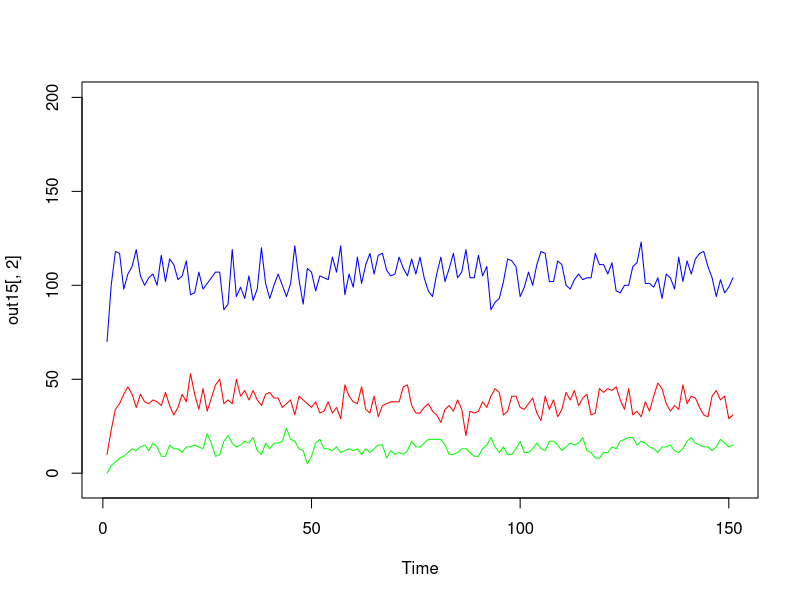
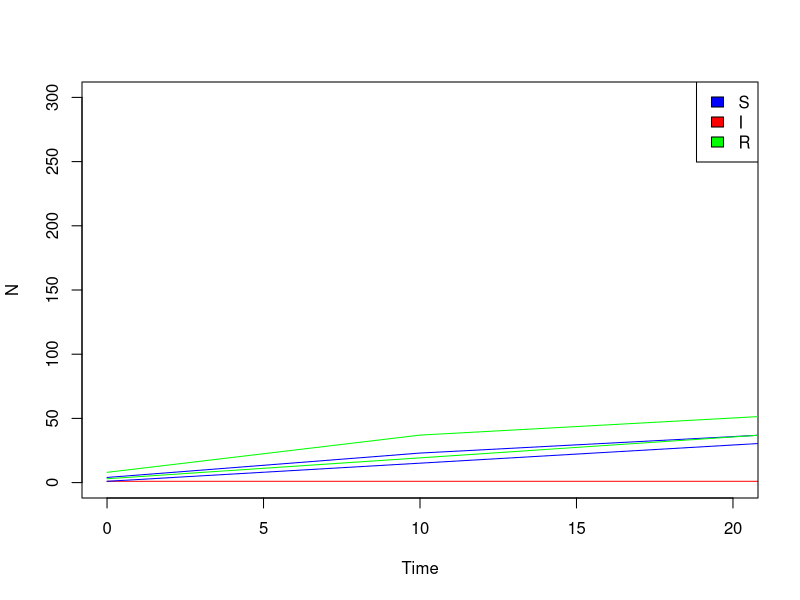

The R source for these figures, in order: (Note: this script raises an error after producing the figures.)
### gillespie model with no variation, just stochasticity

pick_individuals <- function(N0, traitmean, traitsd) {
  meanlog <- log(traitmean^2/sqrt(traitsd^2+traitmean^2))
  sdlog <- sqrt(log(traitsd^2/traitmean^2+1))
  return(rlnorm(N0, meanlog=meanlog, sdlog=sdlog))
}


gillespie.SIR.noVar <- function(tmax, params, x, seed=floor(runif(1,1,1e5))) {
  set.seed(seed)
  beta = params["beta"]
  alpha = params["alpha"]
  gamma = params["gamma"]
  varB = params["varB"]
  b = params["b"]
  bs = params["bs"]
  d = params["d"]
  ds = params["ds"]
  
  S=x["S"]
  I=x["I"]
  R=x["R"]
  
  ## draw the traits of our infected individuals
  #beta_i <- pick_individuals(I, traitmean=beta, traitsd=sqrt(varB))
  
  # start at time 0
  t <- 0 
  
  results <- vector(mode='list', length=100000)
  results[[1]] <- list(t, S, I, R)
  
  ## row counter
  i <- 2
  
  #start algorithm
  while(t < tmax & I >0){
    irate = beta*S
    rrate = gamma*I
    brate <- (b - bs*(S+I+R)) * (S+I+R)
    drateS <-S*(d)
    drateI <-I*(d+alpha)
    drateR <- R*(d)
    
    rates<-c(irate,rrate,brate,drateS,drateI,drateR)  
    
    ## what time does the event happen?
    dt <- rexp(1, rate=sum(rates))
    
    ## update t 
    t <- t + dt
    
    ## "wheel of fortune"
    wheel <- cumsum(rates)/sum(rates)
    
    ## which event happens? Draw a random uniform to determine
    rand <- runif(1)
    
    ## if event==1, infection
    ## if event==2, recovery
    ## if event==3, birth
    ## if event==4, death of S
    ## if event==5, death of I
    ## if event==6, death of R
    event <- 1 + sum(rand > wheel) 
    if (event==1){### infection event
      S <- S-1
      I <- I+1
    }
    
    else if (event==2){ ### recover
      R <- R+1
      I <- I-1
    }
    else if (event==3){ ### birth
      S <- S+1
    }
    else if (event==4) { ### death of S
      S <- S-1
    }
    else if (event==5) {### death of I
      I <- I-1
    }
    else    {   ### death of R
      R <- R-1 
    }
    
    results[[i]] <- list(t, S, I, R)
    i <- i +1
    
} 
  
  results <- results[1:(i-1)]
  ## simplify what you're storing so R doesn't crash because the datafiles are too big
  results <- data.frame(time=sapply(results, function(r) r[[1]]),
                        S=sapply(results, function(r) r[[2]]), 
                        I=sapply(results, function(r) r[[3]]),
                        R=sapply(results, function(r) r[[4]]))
  ## only keep the state of the system at times 0, 0.1, 0.2, ..., tmax-0.2, tmax-0.1, tmax
  results <- results[sapply(seq(0,tmax,1), function(t) min(which(results$time >= t))),]
  ## these two steps reduce the size of 'results' ~1000-fold
  
  return(results)
}



## output

x = c(S=70, I=10, R=0)
tmax <- 150
params4 = c(beta=.25, alpha=.15, gamma=.15, varB=1e-3, b=2, d=0.4, bs=0.01, ds=0.01)

out15 <- gillespie.SIR.noVar(tmax, params4, x)

plot.ts(out15[,2], col="blue", ylim=c(-5, 200))
lines(out15[,3], col="red")
lines(out15[,4], col="green")
 


## plot S, I, R
plot(unlist(lapply(out15, function(y) y[[1]])), unlist(lapply(out15, function(y) length(y[[3]]))), col="red",
     type='l',lwd=1,xlab='Time', ylab="N", ylim=c(0,300), xlim=c(0,20)) #main="beta=0.1, alpha=0.1, gamma=0.5,varB=1e-3, b=2.5, d=0.4")
# plot number of susceptible
lines(unlist(lapply(out15, function(y) y[[1]])), unlist(lapply(out15, function(y) y[[2]])),col="blue", 
      type='l',lwd=1, xlab="Time", ylab="Number susceptible")
# plot number of recovered
lines(unlist(lapply(out15, function(y) y[[1]])), unlist(lapply(out15, function(y) y[[4]])), col="green",
      type='l',lwd=1, xlab="Time", ylab="Number recovered")
legend("topright",legend=c("S","I","R"),fill=c("blue","red","green"))


# multiple runs

seeds <- floor(runif(20,1,1e5)) # set seeds
library(parallel)
detectCores() # detect how many cores there are
mclapply(seeds,
         function(s) gillespie.SIR3(tmax, params4, x, s),
         mc.cores=4) -> out

## Compute number of individuals at times 0, 1, 2, ... 400
timeSeq <- 0:400
storeMatrix <- array(NA, dim=c(length(timeSeq),length(out)))
for (j in 1:length(out)) {
  o <- out[[j]]
  recordTimes <- lapply(o, function(o2) o2[[1]]) %>% unlist
  storeVector <- rep(0, length=length(timeSeq))
  listInds <- sapply(timeSeq, function(t) which(recordTimes >= t) %>% min)
  if (any(is.infinite(listInds)))
    listInds <- listInds[-which(is.infinite(listInds))] 
  storeVector[1:length(listInds)] <- sapply(listInds, function(i) mean(o[[i]][[3]])) ## number of infecteds
  storeMatrix[,j] <- storeVector
}

plot.new()
plot.window(xlim=c(0,400), ylim=c(0,2.3))
axis(1);axis(2);box('plot')
for (i in 1:ncol(storeMatrix)) lines(0:400, storeMatrix[,i], col=gray(0.4))
lines(0:400, apply(storeMatrix, 1, mean), col=2, lwd=2)

lapply(out, function(o) lapply(o, function(o2) o2[[1]]) %>% unlist)


#### output
plot(unlist(lapply(out11, function(y) y[[1]])), unlist(lapply(out11, function(y) length(y[[3]]))), col="red",
     type='l',lwd=1,xlab='Time', ylab="N", ylim=c(-5,100), xlim=c(0,400)) #main="beta=0.1, alpha=0.1, gamma=0.5,varB=1e-3, b=2.5, d=0.4")
# plot number of susceptible
lines(unlist(lapply(out11, function(y) y[[1]])), unlist(lapply(out11, function(y) y[[2]])),col="blue", 
      type='l',lwd=1, xlab="Time", ylab="Number susceptible")
# plot number of recovered
lines(unlist(lapply(out11, function(y) y[[1]])), unlist(lapply(out11, function(y) y[[4]])), col="green",
      type='l',lwd=1, xlab="Time", ylab="Number recovered")
legend("topright",legend=c("S","I","R"),fill=c("blue","red","green"))

